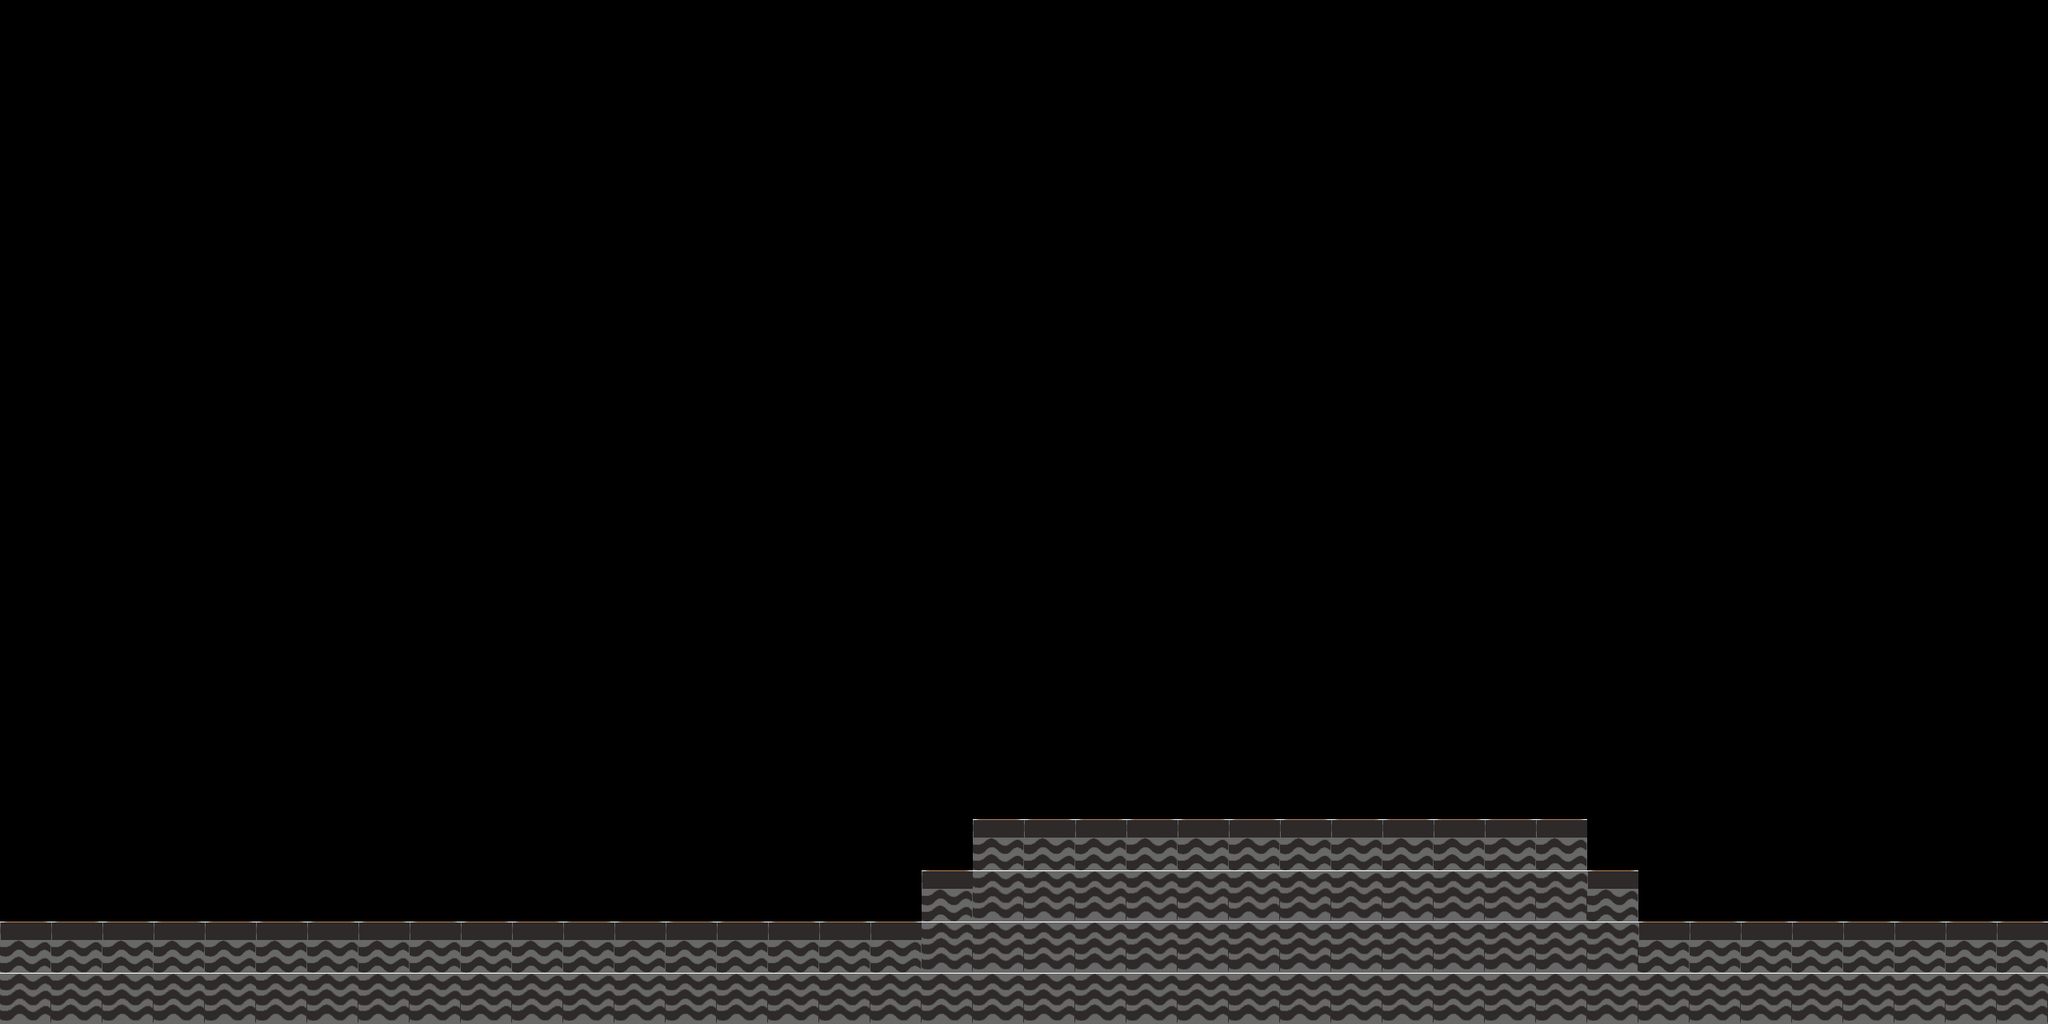

This is a level from a 2D game, rendered from its Tiled map with the project's own tilesets. A one-line summary and the map file follow, with tile-layer data summarised:
An orthogonal 40x20 tile map with 64x64 px tiles, 1 tile layer (groundLayer), 2 hidden layers not drawn, 2 tilesets and 2 objects (startPoint, endPoint).

<map version="1.2" tiledversion="1.2.4" orientation="orthogonal" renderorder="right-down" width="40" height="20" tilewidth="64" tileheight="64" infinite="0" nextlayerid="8" nextobjectid="5">
 <tileset firstgid="1" name="goldCoin" tilewidth="64" tileheight="64" tilecount="1" columns="1">
  <properties>
   <property name="collides" type="bool" value="true" />
  </properties>
  <image source="goldCoin.png" width="64" height="64" />
  <tile id="0">
   <properties>
    <property name="collides" type="bool" value="true" />
   </properties>
  </tile>
 </tileset>
 <tileset firstgid="2" name="tiles64x64" tilewidth="64" tileheight="64" tilecount="16" columns="4">
  <image source="tiles64x64.png" width="256" height="256" />
  <tile id="0">
   <properties>
    <property name="collides" type="bool" value="true" />
   </properties>
  </tile>
  <tile id="1">
   <properties>
    <property name="collides" type="bool" value="true" />
   </properties>
  </tile>
  <tile id="2">
   <properties>
    <property name="collides" type="bool" value="false" />
   </properties>
  </tile>
  <tile id="3">
   <properties>
    <property name="collides" type="bool" value="false" />
   </properties>
  </tile>
  <tile id="4">
   <properties>
    <property name="collides" type="bool" value="true" />
   </properties>
  </tile>
  <tile id="5">
   <properties>
    <property name="collides" type="bool" value="true" />
   </properties>
  </tile>
  <tile id="6">
   <properties>
    <property name="collides" type="bool" value="false" />
   </properties>
  </tile>
  <tile id="7">
   <properties>
    <property name="collides" type="bool" value="false" />
   </properties>
  </tile>
  <tile id="8">
   <properties>
    <property name="collides" type="bool" value="true" />
   </properties>
  </tile>
  <tile id="9">
   <properties>
    <property name="collides" type="bool" value="true" />
   </properties>
  </tile>
  <tile id="10">
   <properties>
    <property name="collides" type="bool" value="false" />
   </properties>
  </tile>
  <tile id="11">
   <properties>
    <property name="collides" type="bool" value="false" />
   </properties>
  </tile>
  <tile id="12">
   <properties>
    <property name="collides" type="bool" value="true" />
   </properties>
  </tile>
  <tile id="13">
   <properties>
    <property name="collides" type="bool" value="true" />
   </properties>
  </tile>
  <tile id="14">
   <properties>
    <property name="collides" type="bool" value="false" />
   </properties>
  </tile>
  <tile id="15">
   <properties>
    <property name="collides" type="bool" value="false" />
   </properties>
  </tile>
 </tileset>
 <layer id="2" name="groundLayer" width="40" height="20">
  <data>[800 cells, 106 non-empty, 2 distinct tile ids]</data>
 </layer>
 <objectgroup id="7" name="ObjectLayer">
  <object id="3" name="startPoint" x="128.485" y="1083.33" width="86" height="70" />
  <object id="4" name="endPoint" x="2457" y="1025" width="100" height="103" />
 </objectgroup>
 <layer id="3" name="platformLayer" width="40" height="20" visible="0">
  <data>[800 cells, 0 non-empty, 0 distinct tile ids]</data>
 </layer>
 <layer id="6" name="coinLayer" width="40" height="20" visible="0">
  <data>[800 cells, 59 non-empty, 2 distinct tile ids]</data>
 </layer>
</map>
